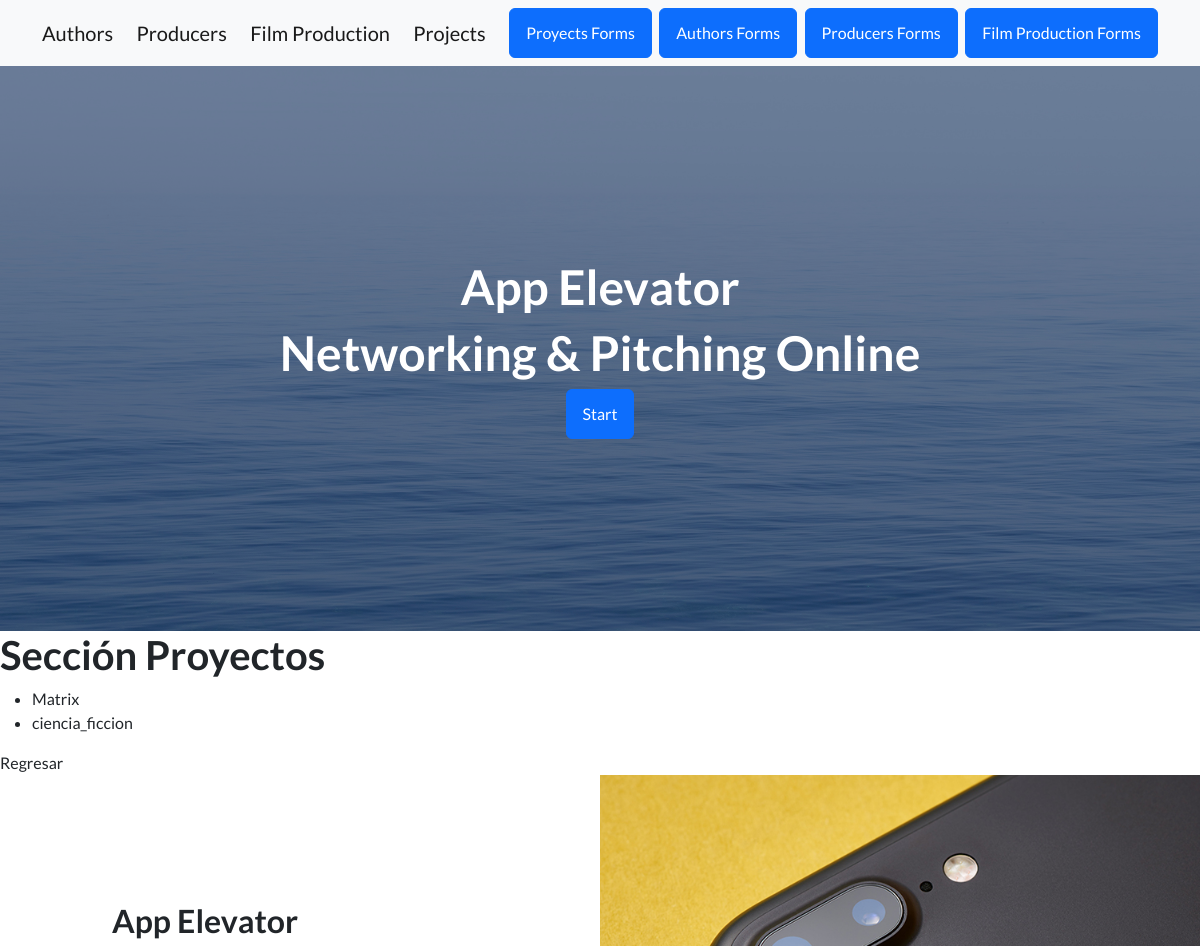
The page /App-Elevator/lista-proyecto/ (upper part) on the database as committed earlier.
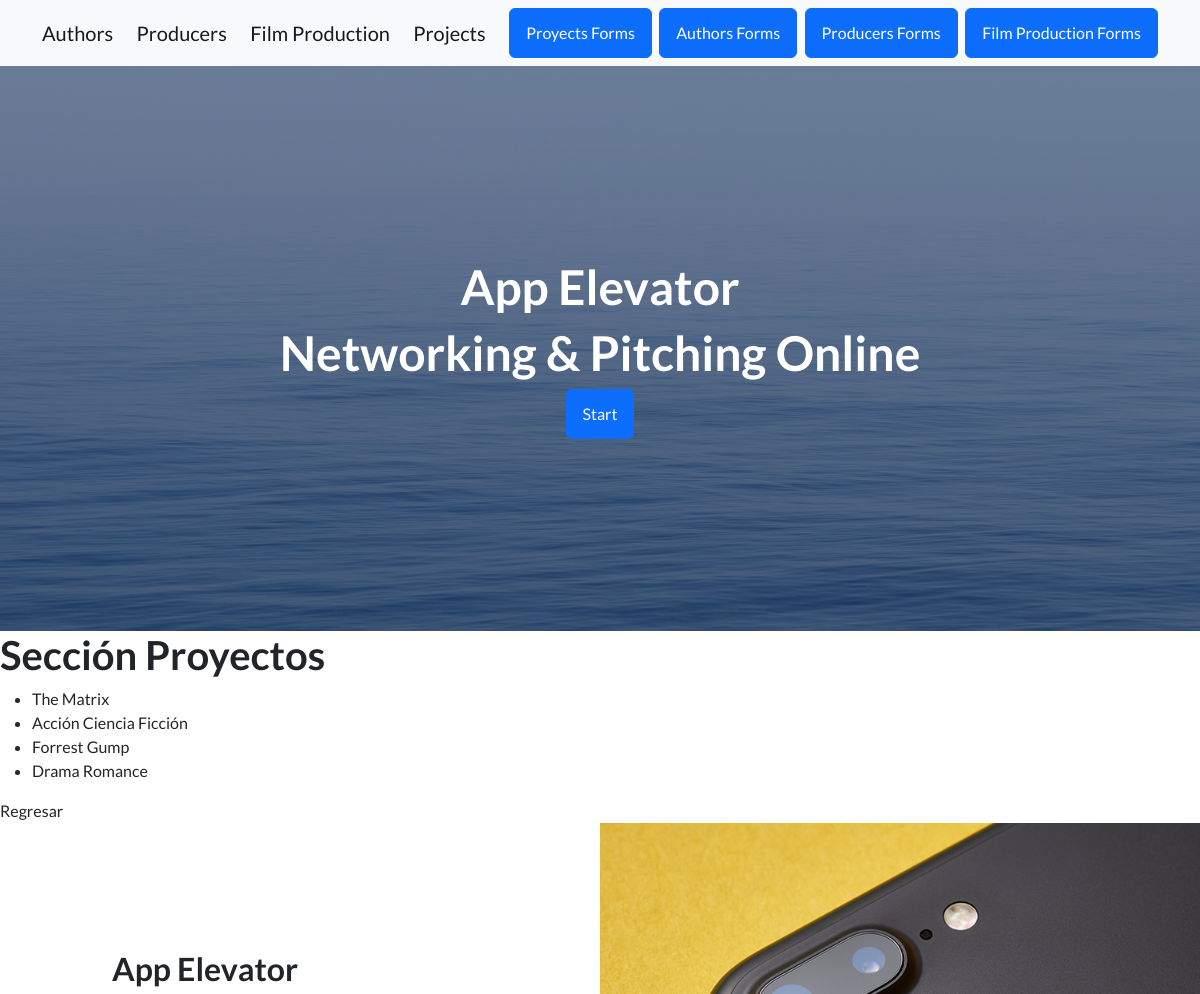
The same page on the database as committed later.
### AppElevator/models.py (models this page shows)
class Proyecto(models.Model):
    nombre = models.CharField(max_length=50)
    logline = models.CharField(max_length=1000)
    plot = models.CharField(max_length=5000)
    genero = models.CharField(max_length=50)

### AppElevator/views.py (the view)
# urls.py: path('lista-proyecto/',lista_proyecto),
def lista_proyecto(request):
    listas_proyecto = Proyecto.objects.all()
    return render(request, 'listas_proyecto.html', {"listas_proyecto": listas_proyecto})

### AppElevator/templates/listas_proyecto.html
{% extends 'padre.html' %}
        {% block contenidoQueCambia %}
        <h1>Sección Proyectos</h1>
    <ul>
        {% for proyecto in listas_proyecto %}
            <li>{{ proyecto.nombre }}</li>
            <li>{{ proyecto.genero }}</li>
        {% endfor %}
    </ul>
    <a class="navbar-brand" href="/App-Elevator/">Regresar</a>
    {% endblock contenidoQueCambia %}

### AppElevator/templates/padre.html (shortened to what this page needs)
<!DOCTYPE html>
<html lang="en">
    <head>
        {% load static %}
		<link href="{% static 'css/styles.css' %}" rel="stylesheet">
        <link href="https://cdn.jsdelivr.net/npm/bootstrap-icons@1.5.0/font/bootstrap-icons.css" rel="stylesheet" type="text/css" />
    </head>
    <body>
        {% include 'navbar.html' %}
        <header class="masthead">
            <div class="container position-relative">
                <div class="row justify-content-center">
                    <div class="col-xl-20">
                        <div class="text-center text-white">
                            <h1 class="mb -5"> App Elevator  </h1>
                            <h1 class="mb -5">  Networking & Pitching Online  </h1>
                            <a class="btn btn-primary" href="/App-Elevator/">Start</a>
                                </div>
                        </div>
                    </div>
                </div>
        </header>
        {% block contenidoQueCambia %}
        {% endblock contenidoQueCambia %}
        <section class="showcase">
            <div class="container-fluid p-0">
                <div class="row g-0">
                    <div class="col-lg-6 order-lg-2 text-white showcase-img" style="background-image: url('{% static 'assets/img/bg-showcase-1.jpg' %}')"></div>
                    <div class="col-lg-6 order-lg-1 my-auto showcase-text">
                        <h2>App Elevator</h2>
                    </div>
                </div>
                </div>
        </section>
    </body>
</html>

### AppElevator/templates/navbar.html
<nav class="navbar navbar-light bg-light static-top">
    <div class="container">
        <a class="navbar-brand" href="lista-autor">Authors</a>
        <a class="navbar-brand" href="lista-productor"> Producers</a>
        <a class="navbar-brand" href="lista-productora">Film Production</a>
        <a class="navbar-brand" href="lista-proyecto">Projects</a>
        <a class="btn btn-primary" href="formulario-proyecto">Proyects Forms</a>
        <a class="btn btn-primary" href="formulario-autores">Authors Forms</a>
        <a class="btn btn-primary" href="formulario-productores"> Producers Forms</a>
        <a class="btn btn-primary" href="formulario-productoras">Film Production Forms</a>
    </div>
</nav>

Rows that differ between the two databases and show on the page:
changed Proyecto: nombre "Matrix" → "The Matrix"; genero "ciencia_ficcion" → "Acción Ciencia Ficción"
added Proyecto: nombre "Forrest Gump", genero "Drama Romance"
